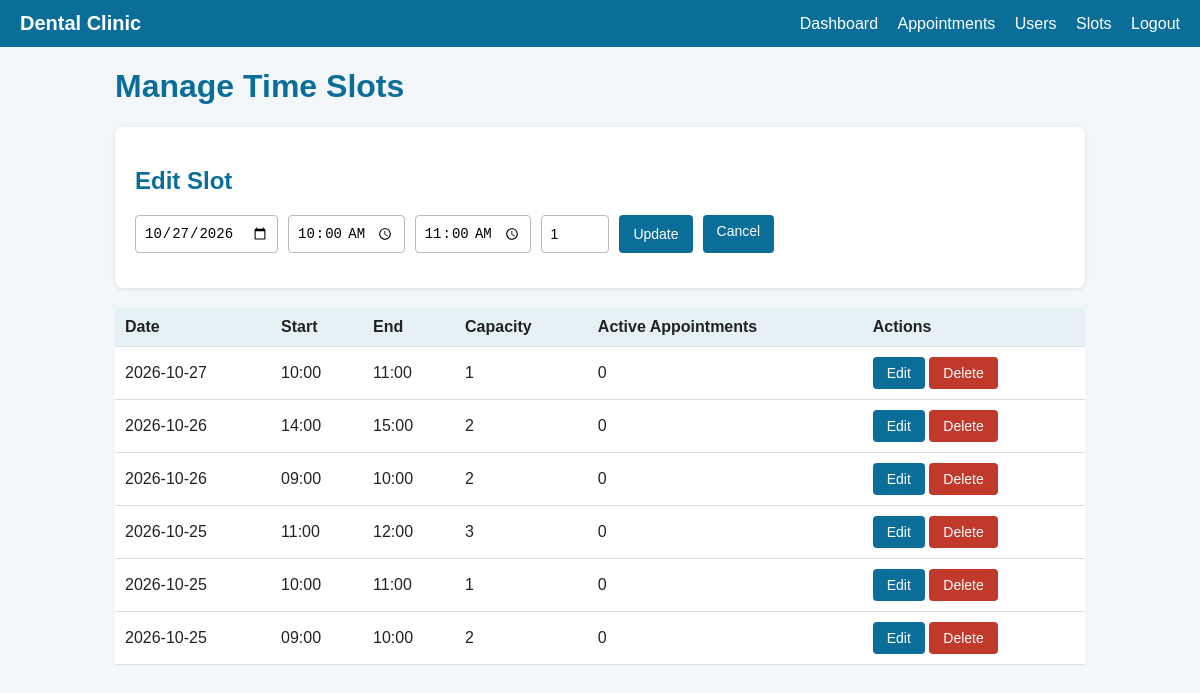
/admin/slots.php?edit=6 (signed in), run on the app's committed database.
### tables this page shows
CREATE TABLE slots (
    id INT AUTO_INCREMENT PRIMARY KEY,
    slot_date DATE NOT NULL,
    start_time TIME NOT NULL,
    end_time TIME NOT NULL,
    capacity INT NOT NULL DEFAULT 1
);

### config.php (called while the page is built, shortened)
<?php
function e($text)
{
    return htmlspecialchars((string)$text, ENT_QUOTES, 'UTF-8');
}
function shortTime($time)
{
    return substr($time, 0, 5);
}

### admin/slots.php (the view, shortened to what this page needs)
<?php
require __DIR__ . '/../config.php';
$editSlot = null;
if (isset($_GET['edit'])) {
    $stmt = $pdo->prepare("SELECT * FROM slots WHERE id = ?");
    $stmt->execute([(int)$_GET['edit']]);
    $editSlot = $stmt->fetch();
}
$slots = $pdo->query("SELECT s.*,
        (SELECT COUNT(*) FROM appointments a WHERE a.slot_id = s.id AND a.status IN ('pending', 'confirmed')) AS active
        FROM slots s ORDER BY s.slot_date DESC, s.start_time DESC")->fetchAll();
include __DIR__ . '/../header.php';
?>
<h1>Manage Time Slots</h1>
<div class="card">
    <h2><?= $editSlot ? 'Edit Slot' : 'Add Slot' ?></h2>
    <form method="post" class="filters">
        <input type="date" name="slot_date" value="<?= e($editSlot['slot_date'] ?? '') ?>">
        <input type="time" name="start_time" value="<?= e($editSlot ? shortTime($editSlot['start_time']) : '') ?>">
        <input type="time" name="end_time" value="<?= e($editSlot ? shortTime($editSlot['end_time']) : '') ?>">
        <input type="number" name="capacity" min="1" max="50" placeholder="Capacity" value="<?= e($editSlot['capacity'] ?? '') ?>">
        <button type="submit"><?= $editSlot ? 'Update' : 'Add' ?></button>
        <?php if ($editSlot): ?>
            <a class="btn gray" href="slots.php">Cancel</a>
        <?php endif; ?>
    </form>
</div>
<div class="table-wrap">
<table>
    <tr>
        <th>Date</th>
        <th>Start</th>
        <th>End</th>
        <th>Capacity</th>
        <th>Active Appointments</th>
        <th>Actions</th>
    </tr>
    <?php foreach ($slots as $s): ?>
        <tr>
            <td><?= e($s['slot_date']) ?></td>
            <td><?= e(shortTime($s['start_time'])) ?></td>
            <td><?= e(shortTime($s['end_time'])) ?></td>
            <td><?= (int)$s['capacity'] ?></td>
            <td><?= (int)$s['active'] ?></td>
            <td>
                <a class="btn" href="slots.php?edit=<?= (int)$s['id'] ?>">Edit</a>
                <form method="post" class="inline-form" onsubmit="return confirm('Delete this slot?');">
                    <button type="submit" class="red">Delete</button>
                </form>
            </td>
        </tr>
    <?php endforeach; ?>
</table>
</div>
<?php include __DIR__ . '/../footer.php'; ?>

### style.css (style rules this page uses)
* { box-sizing: border-box; }
body { margin: 0; font-family: Arial, sans-serif; background: #f3f7fa; color: #222; }
h1, h2 { color: #0b6e99; }
.card { background: #fff; padding: 20px; border-radius: 8px; box-shadow: 0 1px 4px rgba(0, 0, 0, 0.1); margin-bottom: 20px; }
.table-wrap { overflow-x: auto; }
table { width: 100%; border-collapse: collapse; background: #fff; }
th, td { padding: 10px; border-bottom: 1px solid #ddd; text-align: left; vertical-align: middle; }
th { background: #e6f1f6; }
input, select, textarea { padding: 8px; border: 1px solid #bbb; border-radius: 4px; font-size: 14px; max-width: 100%; }
button, .btn { background: #0b6e99; color: #fff; border: none; padding: 8px 14px; border-radius: 4px; cursor: pointer; font-size: 14px; text-decoration: none; display: inline-block; }
button.red { background: #c0392b; }
.filters { display: flex; flex-wrap: wrap; gap: 10px; margin-bottom: 15px; }
.inline-form { display: inline; }

### data on the page
slots: slot_date "10/27/2026", start_time "10:00", end_time "11:00", capacity "1", slot_date "2026-10-27", active "0"
slots: slot_date "2026-10-26", start_time "14:00", end_time "15:00", capacity "2", active "0"
slots: slot_date "2026-10-26", start_time "09:00", end_time "10:00", capacity "2", active "0"
slots: slot_date "2026-10-25", start_time "11:00", end_time "12:00", capacity "3", active "0"
slots: slot_date "2026-10-25", start_time "10:00", end_time "11:00", capacity "1", active "0"
slots: slot_date "2026-10-25", start_time "09:00", end_time "10:00", capacity "2", active "0"
